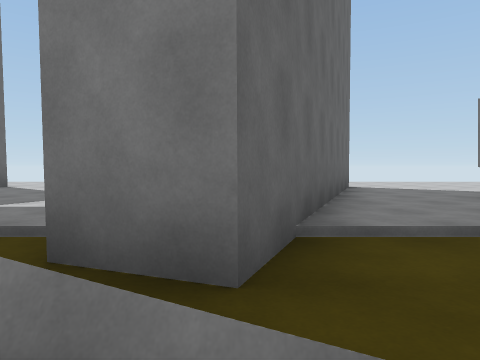
View 1 (above)

20 first-person views from a walk through a 3-D level made in the Unity game engine. The camera is 1.2 m above the floor, tilts 2° down and sees 70° across. The floor is counted in squares, 2 m on a side. Each view is taken from the middle of a square. On the plan, view 1 faces up. The plan holds only what a view shows up to about 10 squares ahead; the rest is blank. The place goes on beyond the plan.

View 2
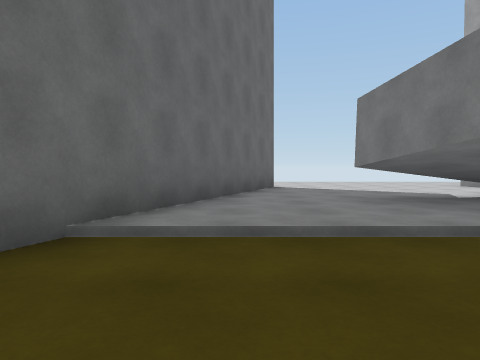

View 3
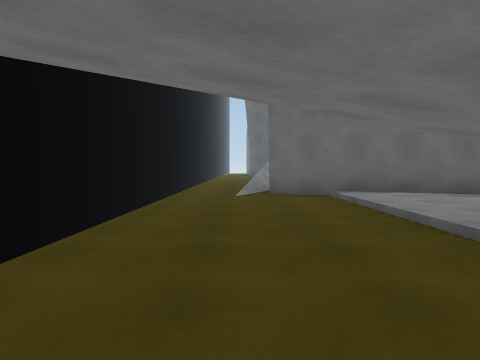

View 4
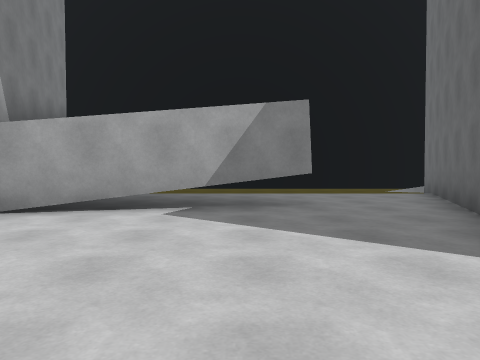

View 5
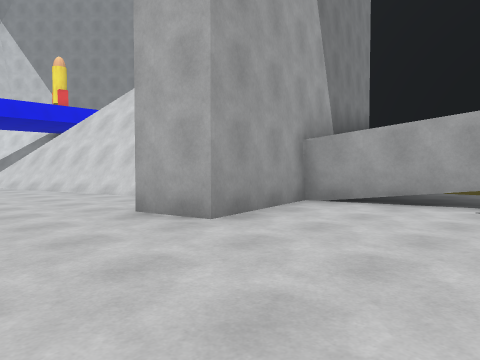

View 6
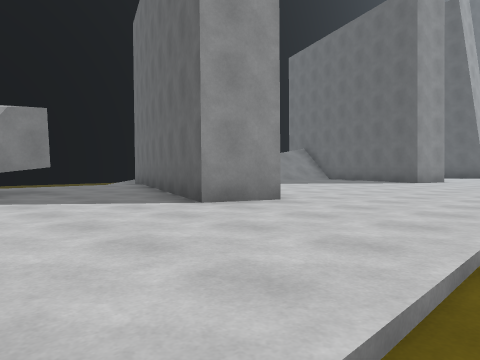

View 7
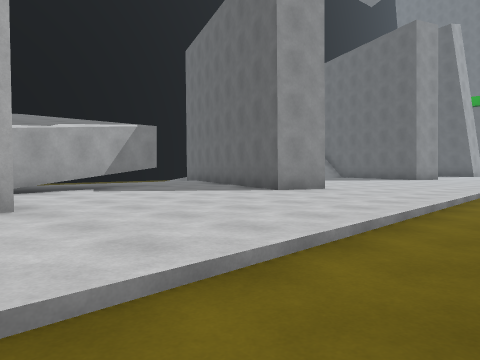

View 8
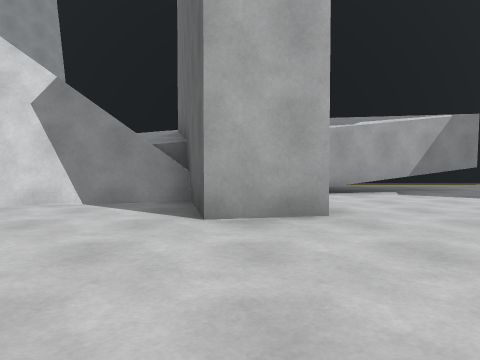

View 9
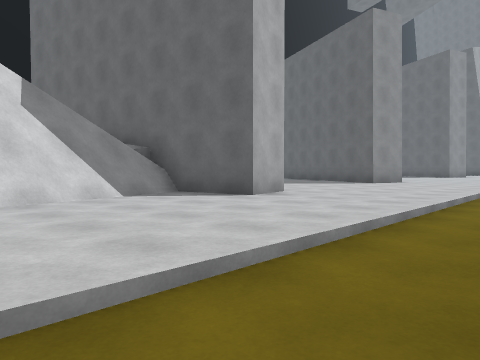

View 10
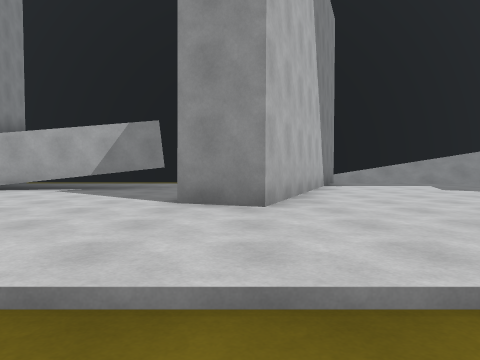

View 11
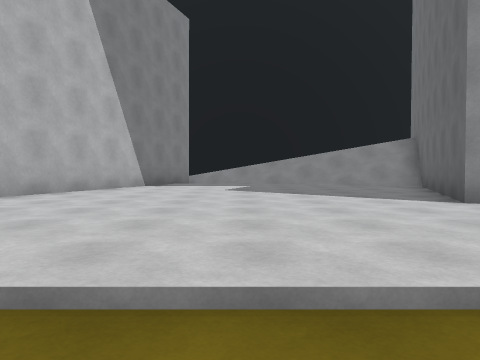

View 12
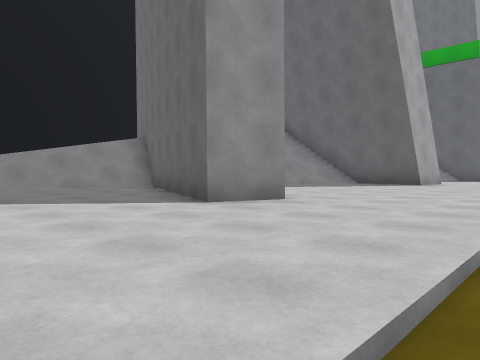

View 13
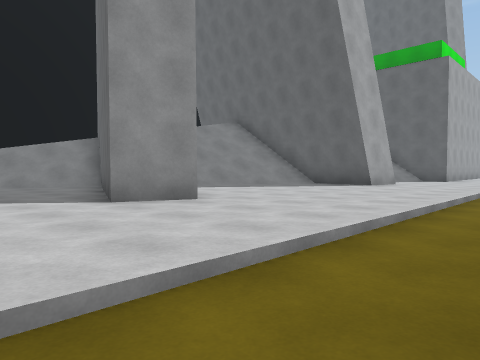

View 14
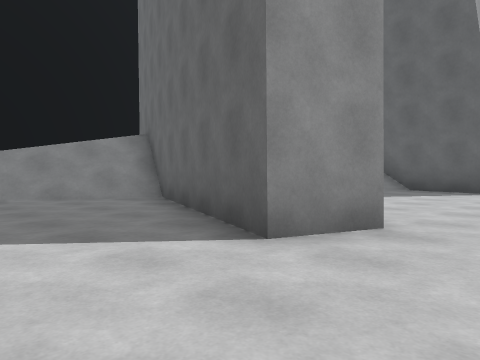

View 15
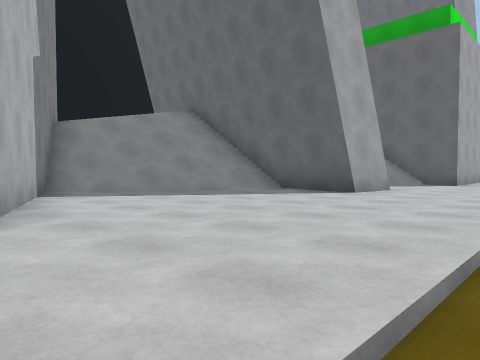

View 16
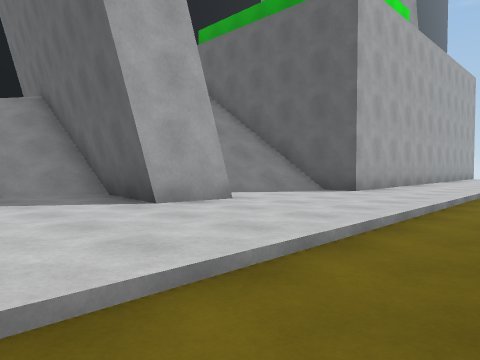

View 17
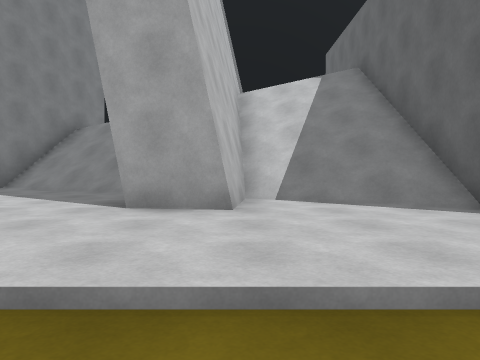

View 18
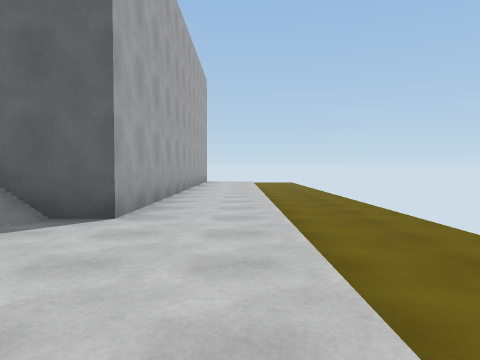

View 19
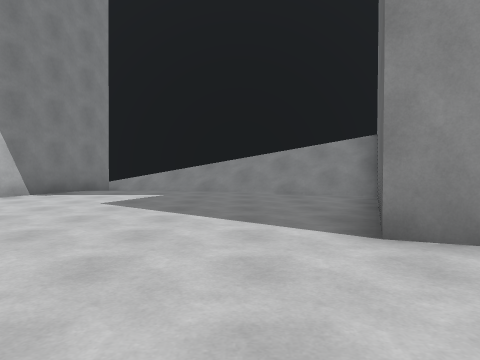

View 20
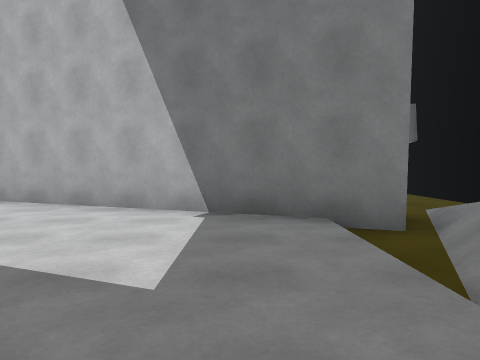

### Floor plan
Key: @ floor where view 1 was taken; # wall or solid block; x gap in a wall; . main floor; - floor 0.25 m lower than the main floor; : floor 3 m higher than the main floor; + floor 3.25 m higher than the main floor; * floor 3.5 m higher than the main floor; % floor 3.75 m higher than the main floor; & floor 4 m higher than the main floor; / step, stairs or slope; = window, fence, low wall or low ledge.
Columns run from 21 left of view 1 to 14 right of it. Each row starts with its distance up from view 1.
 14 -----------   -----    -   ---- ----
 13 --------------------  --------------
 12 ....................................
 11 ....................................
 10 ####................................
  9    #//##......#........#......#....#
  8    #//##.....##.......##......######
  7    #//##//...##.......##......####
  6    #//##////.#........#....xxx##/
  5      /##////##.......##..#++: ##/
  4       ## ///#///.....##..#**+ ##/
  3            ##///////##////&%/ ##/
  2                 ==//##------/  #
  1                    //---------
  0                    --@-------
 -1                    ########

Positions as (right, up) in squares from view 1, and headings:
1: (0, 0), facing up
2: (2, 0), facing up
3: (8, 1), facing left
4: (5, 11), facing down
5: (5, 12), facing down-right
6: (6, 13), facing down-left
7: (9, 14), facing down-left
8: (9, 13), facing down
9: (14, 14), facing down-left
10: (2, 14), facing down
11: (-3, 14), facing down
12: (-3, 13), facing down-left
13: (-4, 14), facing down-left
14: (-4, 11), facing down-left
15: (-7, 13), facing down-left
16: (-11, 14), facing down-left
17: (-15, 14), facing down
18: (-14, 12), facing left
19: (-5, 12), facing down
20: (-5, 4), facing right
